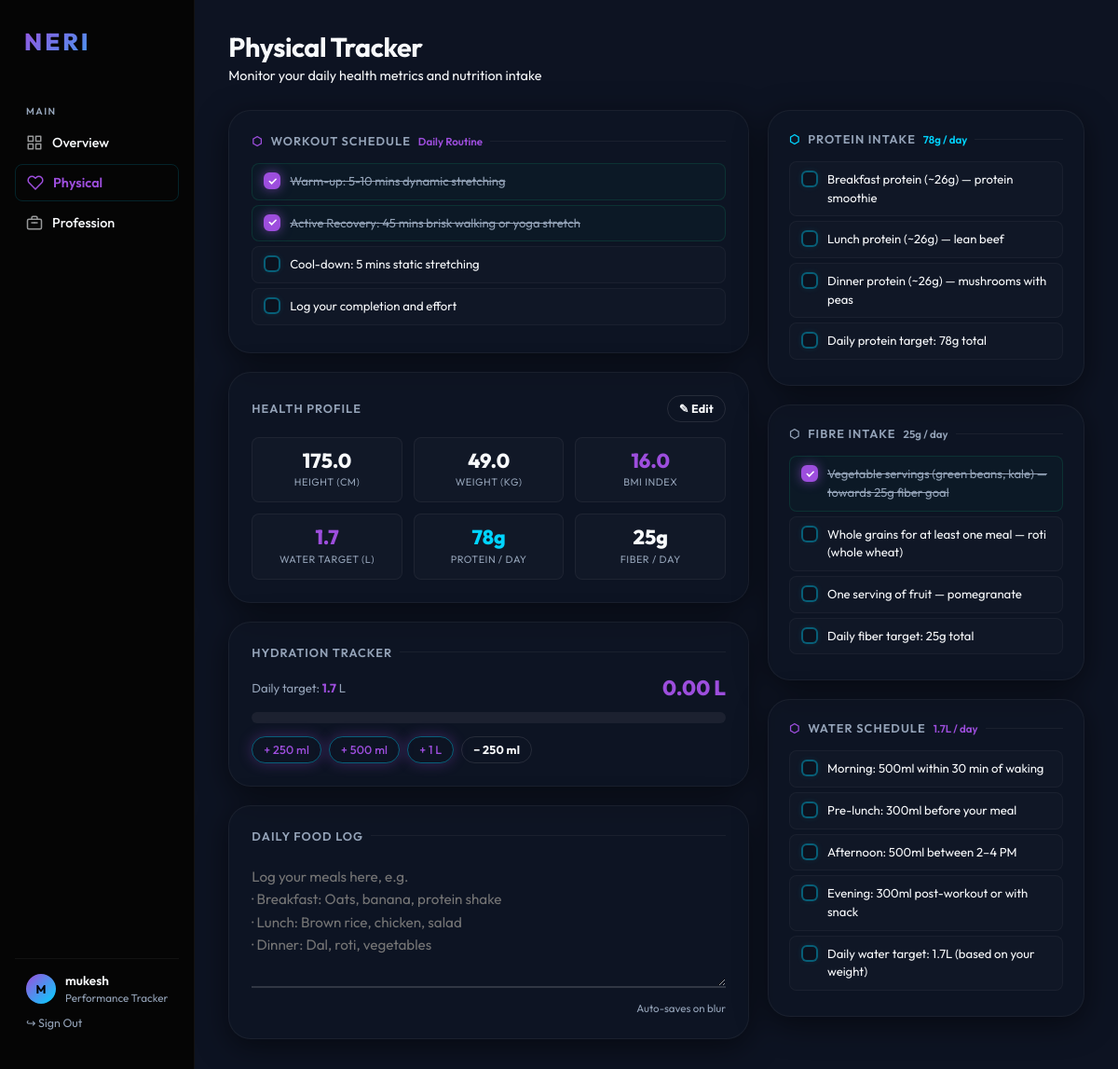
Page /physical (signed in) on the committed database.
### tables this page shows
CREATE TABLE users (
    id INTEGER PRIMARY KEY AUTOINCREMENT,
    username TEXT UNIQUE NOT NULL,
    password_hash TEXT NOT NULL,
    height REAL,
    weight REAL,
    blood_group TEXT,
    bmi REAL,
    daily_water_target_liters REAL DEFAULT 2.5
);

CREATE TABLE nutrition_checklist (
    id INTEGER PRIMARY KEY AUTOINCREMENT,
    user_id INTEGER NOT NULL,
    entry_date DATE NOT NULL,
    item_label TEXT NOT NULL,
    item_type TEXT NOT NULL,
    is_checked BOOLEAN DEFAULT 0,
    FOREIGN KEY (user_id) REFERENCES users (id)
);

### app.py (the view, shortened to what this page needs)
@app.route('/physical')
@login_required
def physical():
    db = get_db()
    uid = session['user_id']
    today = datetime.date.today().isoformat()
    user = db.execute('SELECT * FROM users WHERE id = ?', (uid,)).fetchone()
    daily = db.execute(
        'SELECT * FROM daily_physical WHERE user_id = ? AND entry_date = ?', (uid, today)
    ).fetchone()
    if not daily:
        db.execute('INSERT INTO daily_physical (user_id, entry_date) VALUES (?, ?)', (uid, today))
        db.commit()
        daily = db.execute(
            'SELECT * FROM daily_physical WHERE user_id = ? AND entry_date = ?', (uid, today)
        ).fetchone()
    targets  = compute_nutrition_targets(user['height'], user['weight'])
    checklist = db.execute(
        'SELECT * FROM nutrition_checklist WHERE user_id = ? AND entry_date = ?', (uid, today)
    ).fetchall()
    if not checklist:
        for item in build_nutrition_checklist(targets, today):
            db.execute(
                'INSERT INTO nutrition_checklist (user_id, entry_date, item_label, item_type) VALUES (?,?,?,?)',
                (uid, today, item['label'], item['type'])
            )
        db.commit()
        checklist = db.execute(
            'SELECT * FROM nutrition_checklist WHERE user_id = ? AND entry_date = ?', (uid, today)
        ).fetchall()
    elif checklist:
        has_workouts = any(item['item_type'] == 'workout' for item in checklist)
    return render_template('physical.html', daily=daily, targets=targets, checklist=checklist, user=user)

### templates/physical.html (shortened to what this page needs)
{% extends "base.html" %}
{% block content %}
<div class="page-header fade-in">
    <h1>Physical Tracker</h1>
    <p>Monitor your daily health metrics and nutrition intake</p>
</div>
<div class="physical-grid-main fade-in">
    <div style="display:flex; flex-direction:column; gap:20px;">
        <div class="card" style="padding:24px;">
            <div class="section-title">
                <span style="color:var(--primary-color);">⬡</span> Workout Schedule
                <span
                    style="margin-left:auto; font-size:0.72rem; color:var(--primary-color); font-weight:600; text-transform:none; letter-spacing:0;">Daily
                    Routine</span>
            </div>
            <ul class="nutrition-list" id="workoutList">
                {% for item in checklist if item.item_type == 'workout' %}
                <li class="nutrition-item {{ 'checked' if item.is_checked else '' }}" data-id="{{ item.id }}"
                    onclick="toggleNutrition({{ item.id }}, this)">
                    <div class="nutri-check {{ 'checked' if item.is_checked else '' }}">
                        {% if item.is_checked %}<svg width="9" height="9" viewBox="0 0 10 10" fill="none">
                            <path d="M1.5 5l2.5 2.5 5-5" stroke="#000" stroke-width="1.8" stroke-linecap="round" />
                        </svg>{% endif %}
                    </div>
                    <span class="nutri-text {{ 'done-text' if item.is_checked else '' }}">{{ item.item_label }}</span>
                </li>
                {% endfor %}
            </ul>
        </div>
        <div class="card" style="padding:24px;">
            <div style="display:flex; align-items:center; justify-content:space-between; margin-bottom:16px;">
                <div class="section-title" style="margin:0;">Health Profile</div>
                <button class="btn btn-ghost btn-sm" onclick="openProfileModal()">✎ Edit</button>
            </div>
            <div style="display:grid; grid-template-columns:repeat(3, 1fr); gap:12px;">
                <div class="health-stat-box">
                    <div class="health-stat-val">{{ user.height or '—' }}</div>
                    <div class="health-stat-lbl">Height (cm)</div>
                </div>
                <div class="health-stat-box">
                    <div class="health-stat-val">{{ user.weight or '—' }}</div>
                    <div class="health-stat-lbl">Weight (kg)</div>
                </div>
                <div class="health-stat-box">
                    {% if user.bmi %}
                    <div class="health-stat-val" id="bmiDisplay" style="
                        color: {% if user.bmi < 18.5 %}var(--primary-color)
                               {% elif user.bmi < 25 %}var(--success-color)
                               {% elif user.bmi < 30 %}var(--warning-color)
                               {% else %}#ef4444{% endif %};">{{ user.bmi }}</div>
                    {% else %}
                    <div class="health-stat-val" id="bmiDisplay" style="color:var(--text-muted);">—</div>
                    {% endif %}
                    <div class="health-stat-lbl">BMI Index</div>
                </div>
                <div class="health-stat-box">
                    <div class="health-stat-val" style="color:var(--primary-color);">{{ '%.1f'|format(targets.water_l)
                        if targets else '—' }}</div>
                    <div class="health-stat-lbl">Water Target (L)</div>
                </div>
                <div class="health-stat-box">
                    <div class="health-stat-val" style="color:var(--accent-color);">{{ targets.protein_g if targets else
                        '—' }}g</div>
                    <div class="health-stat-lbl">Protein / Day</div>
                </div>
                <div class="health-stat-box">
                    <div class="health-stat-val" style="color:var(--success-color);">{{ targets.fiber_g if targets else
                        '—' }}g</div>
                    <div class="health-stat-lbl">Fiber / Day</div>
                </div>
            </div>
        </div>
        <div class="card" style="padding:24px;">
            <div class="section-title">Hydration Tracker</div>
            <div style="display:flex; align-items:center; justify-content:space-between; margin-bottom:12px;">
                <span style="font-size:0.82rem; color:var(--text-muted);">
                    Daily target: <strong style="color:var(--primary-color);" id="waterTarget">{{
                        '%.1f'|format(targets.water_l) if targets else '2.5' }}</strong> L
                </span>
                <span id="waterLevelText" style="font-size:1.4rem; font-weight:800; color:var(--primary-color);">{{
                    '%.2f'|format(daily.water_intake_liters) if daily else '0.00' }} L</span>
            </div>
            <div class="water-bar-track">
            </div>
            <div style="display:flex; gap:8px; margin-top:14px; flex-wrap:wrap;">
                <button class="btn btn-outline btn-sm" onclick="addWater(0.25)">+ 250 ml</button>
                <button class="btn btn-outline btn-sm" onclick="addWater(0.5)">+ 500 ml</button>
                <button class="btn btn-outline btn-sm" onclick="addWater(1.0)">+ 1 L</button>
                <button class="btn btn-ghost btn-sm" onclick="addWater(-0.25)">− 250 ml</button>
            </div>
        </div>
        <div class="card" style="padding:24px;">
            <div class="section-title">Daily Food Log</div>
            <textarea id="foodLog" rows="5"
                placeholder="Log your meals here, e.g.&#10;· Breakfast: Oats, banana, protein shake&#10;· Lunch: Brown rice, chicken, salad&#10;· Dinner: Dal, roti, vegetables"
                onblur="saveFood()">{{ daily.food_log or '' }}</textarea>
            <div style="text-align:right; margin-top:6px;">
                <small style="font-size:0.72rem; color:var(--text-muted);">Auto-saves on blur</small>
            </div>
        </div>
    </div>
    <div style="display:flex; flex-direction:column; gap:20px;">
        {% if targets %}
        <div class="card" style="padding:22px;">
            <div class="section-title">
                <span style="color:var(--accent-color);">⬡</span> Protein Intake
                <span
                    style="margin-left:auto; font-size:0.72rem; color:var(--accent-color); font-weight:600; text-transform:none; letter-spacing:0;">{{
                    targets.protein_g }}g / day</span>
            </div>
            <ul class="nutrition-list" id="proteinList">
                {% for item in checklist if item.item_type == 'protein' %}
                <li class="nutrition-item {{ 'checked' if item.is_checked else '' }}" data-id="{{ item.id }}"
                    onclick="toggleNutrition({{ item.id }}, this)">
                    <div class="nutri-check {{ 'checked' if item.is_checked else '' }}">
                    </div>
                    <span class="nutri-text {{ 'done-text' if item.is_checked else '' }}">{{ item.item_label }}</span>
                </li>
                {% endfor %}
            </ul>
        </div>
        <div class="card" style="padding:22px;">
            <div class="section-title">
                <span style="color:var(--success-color);">⬡</span> Fibre Intake
                <span
                    style="margin-left:auto; font-size:0.72rem; color:var(--success-color); font-weight:600; text-transform:none; letter-spacing:0;">{{
                    targets.fiber_g }}g / day</span>
            </div>
            <ul class="nutrition-list" id="fiberList">
                {% for item in checklist if item.item_type == 'fiber' %}
                <li class="nutrition-item {{ 'checked' if item.is_checked else '' }}" data-id="{{ item.id }}"
                    onclick="toggleNutrition({{ item.id }}, this)">
                    <div class="nutri-check {{ 'checked' if item.is_checked else '' }}">
                        {% if item.is_checked %}<svg width="9" height="9" viewBox="0 0 10 10" fill="none">
                            <path d="M1.5 5l2.5 2.5 5-5" stroke="#000" stroke-width="1.8" stroke-linecap="round" />
                        </svg>{% endif %}
                    </div>
                    <span class="nutri-text {{ 'done-text' if item.is_checked else '' }}">{{ item.item_label }}</span>
                </li>
                {% endfor %}
            </ul>
        </div>
        <div class="card" style="padding:22px;">
            <div class="section-title">
                <span style="color:var(--primary-color);">⬡</span> Water Schedule
                <span
                    style="margin-left:auto; font-size:0.72rem; color:var(--primary-color); font-weight:600; text-transform:none; letter-spacing:0;">{{
                    targets.water_l }}L / day</span>
            </div>
            <ul class="nutrition-list" id="waterList">
                {% for item in checklist if item.item_type == 'water' %}
                <li class="nutrition-item {{ 'checked' if item.is_checked else '' }}" data-id="{{ item.id }}"
                    onclick="toggleNutrition({{ item.id }}, this)">
                    <div class="nutri-check {{ 'checked' if item.is_checked else '' }}">
                    </div>
                    <span class="nutri-text {{ 'done-text' if item.is_checked else '' }}">{{ item.item_label }}</span>
                </li>
                {% endfor %}
            </ul>
        </div>
        {% endif %}
    </div>
</div>
{% endblock %}

### templates/base.html (shortened to what this page needs)
<!DOCTYPE html>
<html lang="en">
<head>
    <link rel="stylesheet" href="{{ url_for('static', filename='css/style.css') }}?v=1.5">
</head>
<body>
    <div class="container">
        <nav class="sidebar">
            <div class="logo">NERI</div>
            <div class="nav-section-label">Main</div>
            <ul class="nav-links">
                <li>
                    <a href="{{ url_for('overview') }}"
                        class="{{ 'active' if request.endpoint == 'overview' else '' }}">
                        <svg class="nav-icon" viewBox="0 0 24 24" fill="none" stroke="currentColor" stroke-width="2"
                            stroke-linecap="round" stroke-linejoin="round">
                            <rect x="3" y="3" width="7" height="7" />
                            <rect x="14" y="3" width="7" height="7" />
                            <rect x="3" y="14" width="7" height="7" />
                            <rect x="14" y="14" width="7" height="7" />
                        </svg>
                        Overview
                    </a>
                </li>
                <li>
                    <a href="{{ url_for('physical') }}"
                        class="{{ 'active' if request.endpoint == 'physical' else '' }}">
                        <svg class="nav-icon" viewBox="0 0 24 24" fill="none" stroke="currentColor" stroke-width="2"
                            stroke-linecap="round" stroke-linejoin="round">
                            <path
                                d="M20.84 4.61a5.5 5.5 0 0 0-7.78 0L12 5.67l-1.06-1.06a5.5 5.5 0 0 0-7.78 7.78l1.06 1.06L12 21.23l7.78-7.78 1.06-1.06a5.5 5.5 0 0 0 0-7.78z" />
                        </svg>
                        Physical
                    </a>
                </li>
                <li>
                    <a href="{{ url_for('profession') }}"
                        class="{{ 'active' if request.endpoint == 'profession' else '' }}">
                        Profession
                    </a>
                </li>
            </ul>
            {% if current_user %}
            <div class="sidebar-user">
                <div style="display:flex; align-items:center; gap: 10px;">
                    <div class="sidebar-avatar">{{ current_user['username'][0].upper() }}</div>
                    <div>
                        <div class="user-name">{{ current_user['username'] }}</div>
                        <div class="user-role">Performance Tracker</div>
                    </div>
                </div>
                <a href="{{ url_for('logout') }}"
                    style="display:block; margin-top:12px; font-size:0.78rem; color:var(--text-muted); text-decoration:none; transition: color 0.2s;"
                    onmouseover="this.style.color='#ef4444'" onmouseout="this.style.color='var(--text-muted)'">
                    ↪ Sign Out
                </a>
            </div>
            {% endif %}
        </nav>
        <main class="main-content">
            {% block content %}{% endblock %}
        </main>
    </div>
</body>
</html>

### rows in the picture
users: username "M", username "mukesh", height "175.0", weight "49.0", bmi "16.0"
nutrition_checklist: is_checked True (drawn), item_label "Warm-up: 5-10 mins dynamic stretching"
nutrition_checklist: is_checked True (drawn), item_label "Active Recovery: 45 mins brisk walking or yoga stretch"
nutrition_checklist: is_checked False (drawn), item_label "Cool-down: 5 mins static stretching"
nutrition_checklist: is_checked False (drawn), item_label "Log your completion and effort"
nutrition_checklist: is_checked False (drawn), item_label "Breakfast protein (~26g) — protein smoothie"
nutrition_checklist: is_checked False (drawn), item_label "Lunch protein (~26g) — lean beef"
nutrition_checklist: is_checked False (drawn), item_label "Dinner protein (~26g) — mushrooms with peas"
nutrition_checklist: is_checked False (drawn), item_label "Daily protein target: 78g total"
nutrition_checklist: is_checked True (drawn), item_label "Vegetable servings (green beans, kale) — towards 25g fiber goal"
nutrition_checklist: is_checked False (drawn), item_label "Whole grains for at least one meal — roti (whole wheat)"
nutrition_checklist: is_checked False (drawn), item_label "One serving of fruit — pomegranate"
nutrition_checklist: is_checked False (drawn), item_label "Daily fiber target: 25g total"
nutrition_checklist: is_checked False (drawn), item_label "Morning: 500ml within 30 min of waking"
nutrition_checklist: is_checked False (drawn), item_label "Pre-lunch: 300ml before your meal"
nutrition_checklist: is_checked False (drawn), item_label "Afternoon: 500ml between 2–4 PM"
nutrition_checklist: is_checked False (drawn), item_label "Evening: 300ml post-workout or with snack"
nutrition_checklist: is_checked False (drawn), item_label "Daily water target: 1.7L (based on your weight)"

### other values in the picture
{{ targets.protein_g if targets else
                        '—' }} "78"
{{ targets.fiber_g if targets else
                        '—' }} "25"
{{ '%.1f'|format(targets.water_l) if targets else '2.5' }} "1.7"
{{ targets.protein_g }} "78"
{{ targets.fiber_g }} "25"
{{ targets.water_l }} "1.7"
